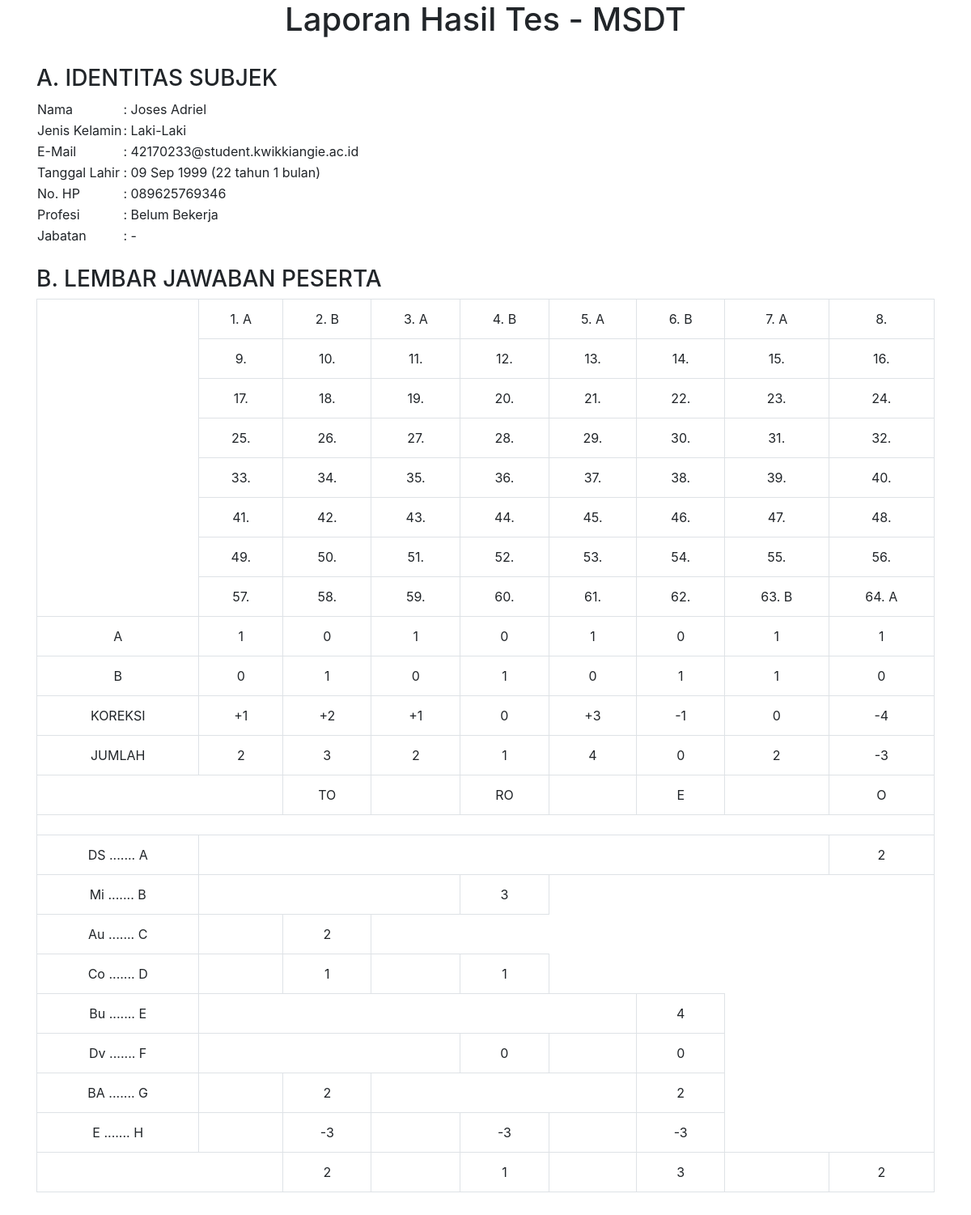
/admin/laporan-msdt.php?id=1, run on the app's committed database.
### tables this page shows
CREATE TABLE `tbl_user` (
  `id_user` int(11) NOT NULL,
  `nama` varchar(25) NOT NULL,
  `email` varchar(40) NOT NULL,
  `noHp` varchar(14) NOT NULL,
  `password` varchar(35) NOT NULL,
  `acara` int(11) NOT NULL,
  `keperluan` enum('Individu','Perusahaan') NOT NULL,
  `perusahaan` varchar(75) NOT NULL,
  `gender` enum('Laki-Laki','Perempuan') NOT NULL,
  `profesi` enum('Entrepreneur','Karyawan','Guru','Belum Bekerja') NOT NULL,
  `jabatan` varchar(15) NOT NULL DEFAULT '-',
  `pendidikan_terakhir` enum('SD','SMP','SMA','S1','S2','S3') NOT NULL,
  `tgl_lahir` date NOT NULL,
  `tgl_daftar` datetime NOT NULL DEFAULT current_timestamp(),
  `status` enum('Belum Aktif','Aktif') NOT NULL DEFAULT 'Belum Aktif'
);

### admin/laporan-msdt.php (the view, shortened to what this page needs)
<?php
include("../koneksi.php");
?>
<!DOCTYPE html>
<html lang="en">
<head>
    <link rel="stylesheet" href="https://maxcdn.bootstrapcdn.com/bootstrap/4.0.0/css/bootstrap.min.css">
</head>
<body>
    <?php
    if (isset($_GET['id'])) {
        $getUser = mysqli_query($db, "SELECT * FROM `tbl_user` WHERE id_user = '$_GET[id]'");
        if (mysqli_num_rows($getUser) > 0) {
            $user = mysqli_fetch_array($getUser);
            $bday = new DateTime($user['tgl_lahir']);
            $today = new Datetime(date('Y-m-d'));
            $diff = $today->diff($bday);
            $result = array();
            $getData = mysqli_query($db, "SELECT * FROM `tbl_soal` WHERE jenis_tes = 'MSDT' AND subtes = 'MSDT'");
            if (mysqli_num_rows($getData) > 0) {
                $i = 1;
                while ($data = mysqli_fetch_array($getData)) {
                    $result[$i] = array(
                        'id_soal' => $data['id_soal'],
                        'soal' => $data['soal'],
                        'jawabanDipilih' => "",
                        'jawaban1' => 0,
                        'jawaban2' => 0
                    );
                    $i++;
                }
            }
            $getJawaban = mysqli_query($db, "SELECT tbl_soal.id_soal, tbl_soal.subtes, tbl_jwbuser.jawaban FROM `tbl_soal` LEFT JOIN `tbl_jwbuser` ON tbl_soal.id_soal = tbl_jwbuser.id_soal WHERE tbl_soal.subtes = 'MSDT' AND tbl_jwbuser.id_user = '$_GET[id]'");
            if (mysqli_num_rows($getJawaban) > 0) {
                while ($hasil = mysqli_fetch_array($getJawaban)) {
                    for ($i = 1; $i <= count($result); $i++) {
                        if ($result[$i]['id_soal'] == $hasil['id_soal']) {
                            $result[$i]['jawabanDipilih'] = $hasil['jawaban'];
                            if ($hasil['jawaban'] == "A") $result[$i]['jawaban1'] = 1;
                            else if ($hasil['jawaban'] == "B") $result[$i]['jawaban2'] = 1;
                        }
                    }
                }
            }
            $col1A = $result[1]['jawaban1'] + $result[9]['jawaban1'] + $result[17]['jawaban1'] + $result[25]['jawaban1'] + $result[33]['jawaban1'] + $result[41]['jawaban1'] + $result[49]['jawaban1'] + $result[57]['jawaban1'];
            $col1B = $result[1]['jawaban2'] + $result[9]['jawaban2'] + $result[17]['jawaban2'] + $result[25]['jawaban2'] + $result[33]['jawaban2'] + $result[41]['jawaban2'] + $result[49]['jawaban2'] + $result[57]['jawaban2'];
            $col2A = $result[2]['jawaban1'] + $result[10]['jawaban1'] + $result[18]['jawaban1'] + $result[26]['jawaban1'] + $result[34]['jawaban1'] + $result[42]['jawaban1'] + $result[50]['jawaban1'] + $result[58]['jawaban1'];
            $col2B = $result[2]['jawaban2'] + $result[10]['jawaban2'] + $result[18]['jawaban2'] + $result[26]['jawaban2'] + $result[34]['jawaban2'] + $result[42]['jawaban2'] + $result[50]['jawaban2'] + $result[58]['jawaban2'];
            $col3A = $result[3]['jawaban1'] + $result[11]['jawaban1'] + $result[19]['jawaban1'] + $result[27]['jawaban1'] + $result[35]['jawaban1'] + $result[43]['jawaban1'] + $result[51]['jawaban1'] + $result[59]['jawaban1'];
            $col3B = $result[3]['jawaban2'] + $result[11]['jawaban2'] + $result[19]['jawaban2'] + $result[27]['jawaban2'] + $result[35]['jawaban2'] + $result[43]['jawaban2'] + $result[51]['jawaban2'] + $result[59]['jawaban2'];
            $col4A = $result[4]['jawaban1'] + $result[12]['jawaban1'] + $result[20]['jawaban1'] + $result[28]['jawaban1'] + $result[36]['jawaban1'] + $result[44]['jawaban1'] + $result[52]['jawaban1'] + $result[60]['jawaban1'];
            $col4B = $result[4]['jawaban2'] + $result[12]['jawaban2'] + $result[20]['jawaban2'] + $result[28]['jawaban2'] + $result[36]['jawaban2'] + $result[44]['jawaban2'] + $result[52]['jawaban2'] + $result[60]['jawaban2'];
            $col5A = $result[5]['jawaban1'] + $result[13]['jawaban1'] + $result[21]['jawaban1'] + $result[29]['jawaban1'] + $result[37]['jawaban1'] + $result[45]['jawaban1'] + $result[53]['jawaban1'] + $result[61]['jawaban1'];
            $col5B = $result[5]['jawaban2'] + $result[13]['jawaban2'] + $result[21]['jawaban2'] + $result[29]['jawaban2'] + $result[37]['jawaban2'] + $result[45]['jawaban2'] + $result[53]['jawaban2'] + $result[61]['jawaban2'];
            $col6A = $result[6]['jawaban1'] + $result[14]['jawaban1'] + $result[22]['jawaban1'] + $result[30]['jawaban1'] + $result[38]['jawaban1'] + $result[46]['jawaban1'] + $result[54]['jawaban1'] + $result[62]['jawaban1'];
            $col6B = $result[6]['jawaban2'] + $result[14]['jawaban2'] + $result[22]['jawaban2'] + $result[30]['jawaban2'] + $result[38]['jawaban2'] + $result[46]['jawaban2'] + $result[54]['jawaban2'] + $result[62]['jawaban2'];
            $col7A = $result[7]['jawaban1'] + $result[15]['jawaban1'] + $result[23]['jawaban1'] + $result[31]['jawaban1'] + $result[39]['jawaban1'] + $result[47]['jawaban1'] + $result[55]['jawaban1'] + $result[63]['jawaban1'];
            $col7B = $result[7]['jawaban2'] + $result[15]['jawaban2'] + $result[23]['jawaban2'] + $result[31]['jawaban2'] + $result[39]['jawaban2'] + $result[47]['jawaban2'] + $result[55]['jawaban2'] + $result[63]['jawaban2'];
            $col8A = $result[8]['jawaban1'] + $result[16]['jawaban1'] + $result[24]['jawaban1'] + $result[32]['jawaban1'] + $result[40]['jawaban1'] + $result[48]['jawaban1'] + $result[56]['jawaban1'] + $result[64]['jawaban1'];
            $col8B = $result[8]['jawaban2'] + $result[16]['jawaban2'] + $result[24]['jawaban2'] + $result[32]['jawaban2'] + $result[40]['jawaban2'] + $result[48]['jawaban2'] + $result[56]['jawaban2'] + $result[64]['jawaban2'];
            $j1 = $col1A + $col1B + 1;
            $j2 = $col2A + $col2B + 2;
            $j3 = $col3A + $col3B + 1;
            $j4 = $col4A + $col4B + 0;
            $j5 = $col5A + $col5B + 3;
            $j6 = $col6A + $col6B - 1;
            $j7 = $col7A + $col7B + 0;
            $j8 = $col8A + $col8B - 4;
    ?>
            <div class="container">
                <center>
                    <h1>Laporan Hasil Tes - MSDT</h1>
                </center>
                <br />
                <h3>A. IDENTITAS SUBJEK</h3>
                <table border="0">
                    <tr>
                        <td>Nama</td>
                        <td>: <?= $user['nama'] ?></td>
                    </tr>
                    <tr>
                        <td>Jenis Kelamin</td>
                        <td>: <?= $user['gender'] ?></td>
                    </tr>
                    <tr>
                        <td>E-Mail</td>
                        <td>: <?= $user['email'] ?></td>
                    </tr>
                    <tr>
                        <td>Tanggal Lahir</td>
                        <td>: <?= date("d M Y", strtotime($user['tgl_lahir'])) . " (" . $diff->y . " tahun " . $diff->m . " bulan" . ")" ?></td>
                    </tr>
                    <tr>
                        <td>No. HP</td>
                        <td>: <?= $user['noHp'] ?></td>
                    </tr>
                    <tr>
                        <td>Profesi</td>
                        <td>: <?= $user['profesi'] ?></td>
                    </tr>
                    <tr>
                        <td>Jabatan</td>
                        <td>: <?= $user['jabatan'] ?></td>
                    </tr>
                </table><br />
                <h3>B. LEMBAR JAWABAN PESERTA</h3>
                <table class="table table-bordered text-center">
                    <tr>
                        <td rowspan="8"></td>
                        <?php
                        for ($i = 1; $i <= 64; $i++) {
                            echo "<td>" . $i . ". " . $result[$i]['jawabanDipilih'] . "</td>";
                            if ($i % 8 == 0) echo "</tr><tr>";
                        }
                        ?>
                    </tr>
                    <tr>
                        <td>A</td>
                        <td><?= $col1A ?></td>
                        <td><?= $col2A ?></td>
                        <td><?= $col3A ?></td>
                        <td><?= $col4A ?></td>
                        <td><?= $col5A ?></td>
                        <td><?= $col6A ?></td>
                        <td><?= $col7A ?></td>
                        <td><?= $col8A ?></td>
                    </tr>
                    <tr>
                        <td>B</td>
                        <td><?= $col1B ?></td>
                        <td><?= $col2B ?></td>
                        <td><?= $col3B ?></td>
                        <td><?= $col4B ?></td>
                        <td><?= $col5B ?></td>
                        <td><?= $col6B ?></td>
                        <td><?= $col7B ?></td>
                        <td><?= $col8B ?></td>
                    </tr>
                    <tr>
                        <td>KOREKSI</td>
                        <td>+1</td>
                        <td>+2</td>
                        <td>+1</td>
                        <td>0</td>
                        <td>+3</td>
                        <td>-1</td>
                        <td>0</td>
                        <td>-4</td>
                    </tr>
                    <tr>
                        <td>JUMLAH</td>
                        <td><?= $j1 ?></td>
                        <td><?= $j2 ?></td>
                        <td><?= $j3 ?></td>
                        <td><?= $j4 ?></td>
                        <td><?= $j5 ?></td>
                        <td><?= $j6 ?></td>
                        <td><?= $j7 ?></td>
                        <td><?= $j8 ?></td>
                    </tr>
                    <tr>
                        <td colspan="2"></td>
                        <td>TO</td>
                        <td></td>
                        <td>RO</td>
                        <td></td>
                        <td>E</td>
                        <td></td>
                        <td>O</td>
                    </tr>
                    <tr>
                        <td colspan="9"></td>
                    </tr>
                    <tr>
                        <td>DS ....... A</td>
                        <td colspan="7"></td>
                        <td><?= $j1 ?></td>
                    </tr>
                    <tr>
                        <td>Mi ....... B</td>
                        <td colspan="3"></td>
                        <td><?= $j2 ?></td>
                    </tr>
                    <tr>
                        <td>Au ....... C</td>
                        <td></td>
                        <td><?= $j3 ?></td>
                    </tr>
                    <tr>
                        <td>Co ....... D</td>
                        <td></td>
                        <td><?= $j4 ?></td>
                        <td></td>
                        <td><?= $j4 ?></td>
                    </tr>
                    <tr>
                        <td>Bu ....... E</td>
                        <td colspan="5"></td>
                        <td><?= $j5 ?></td>
                    </tr>
                    <tr>
                        <td>Dv ....... F</td>
                        <td colspan="3"></td>
                        <td><?= $j6 ?></td>
                        <td></td>
                        <td><?= $j6 ?></td>
                    </tr>
                    <tr>
                        <td>BA ....... G</td>
                        <td></td>
                        <td><?= $j7 ?></td>
                        <td colspan="3"></td>
                        <td><?= $j7 ?></td>
                    </tr>
                    <tr>
                        <td>E ....... H</td>
                        <td></td>
                        <td><?= $j8 ?></td>
                        <td></td>
                        <td><?= $j8 ?></td>
                        <td></td>
                        <td><?= $j8 ?></td>
                    </tr>
                    <tr>
                        <td colspan="2"></td>
                        <td><?= $j3 + $j4 + $j7 + $j8 ?></td>
                        <td></td>
                        <td><?= $j2 + $j4 + $j6 + $j8 ?></td>
                        <td></td>
                        <td><?= $j5 + $j6 + $j7 + $j8 ?></td>
                        <td></td>
                        <td><?= $j1 ?></td>
                    </tr>
                </table>
                <br />
            </div>
    <?php
        }
    }
    ?>
</body>
</html>

### data on the page
tbl_user: nama "Joses Adriel", gender "Laki-Laki", email "42170233@student.kwikkiangie.ac.id", tgl_lahir "09 Sep 1999", tgl_lahir "22", tgl_lahir "1", noHp "089625769346", profesi "Belum Bekerja", jabatan "-"

### other printed values
$result[$i]['jawabanDipilih'] "A"
$result[$i]['jawabanDipilih'] "B"
$col1A "1"
$col2A "0"
$col3A "1"
$col4A "0"
$col5A "1"
$col6A "0"
$col7A "1"
$col8A "1"
$col1B "0"
$col2B "1"
$col3B "0"
$col4B "1"
$col5B "0"
